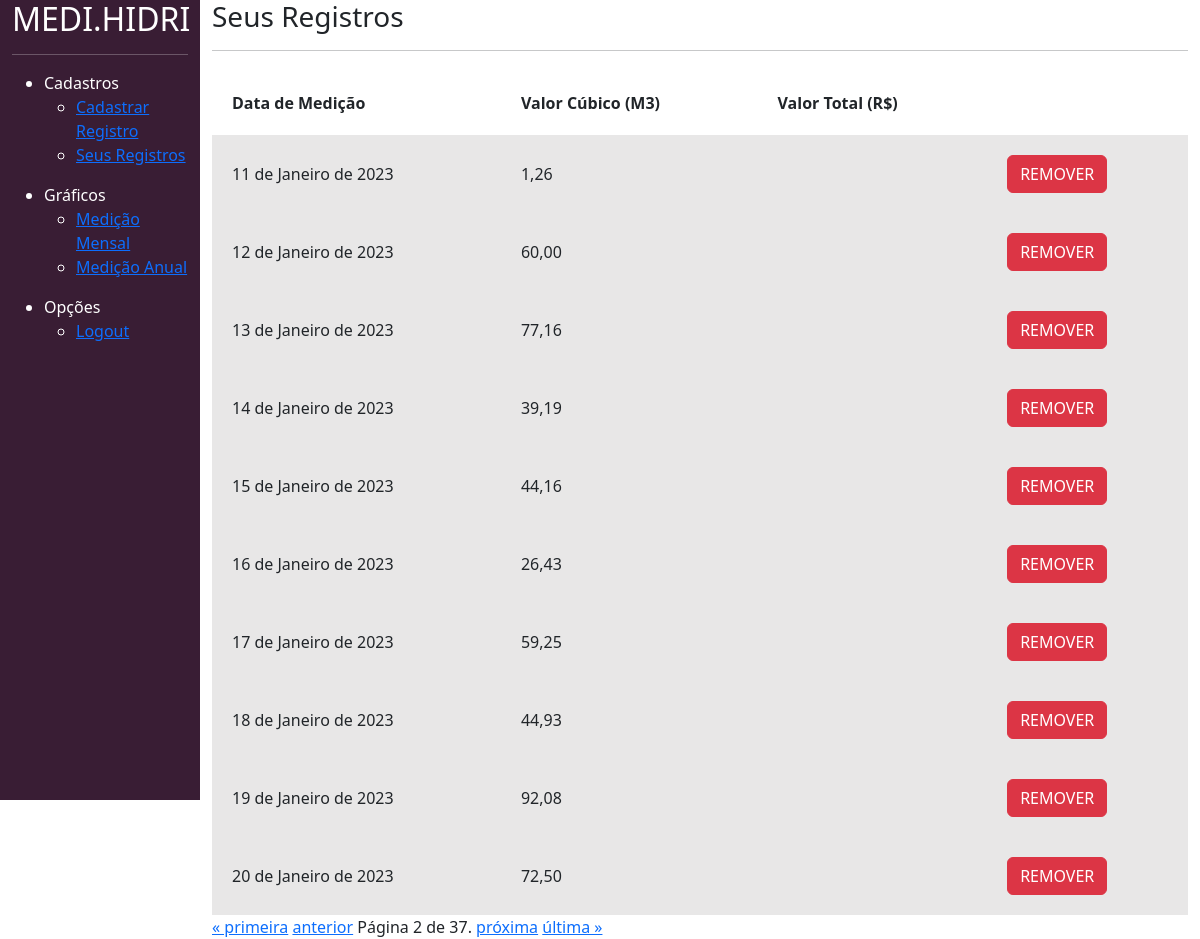
The app's page /divulgar/seus_registros/?page=2 (signed in) with its own data.
### divulgar/models.py (models this page shows)
class Medicao(models.Model):
    usuario = models.ForeignKey(User, on_delete=models.DO_NOTHING)
    dt      = models.DateField(default=datetime.now)
    m3      = models.FloatField()
    total   = models.FloatField()

### divulgar/views.py (the view)
# urls.py: path('seus_registros/', views.seus_registros, name="seus_registros"),
@login_required
def seus_registros(request):
    if request.method == "GET":
        medicao = Medicao.objects.filter(usuario=request.user).order_by('dt')
        paginator = Paginator(medicao, 10)  # 10 itens por página
        page_number = request.GET.get('page')
        page = paginator.get_page(page_number)
        brazilian_locale = babel.Locale('pt_BR')
        for m in page:
            m.m3_formatado = "{:.2f}".format(decimal.Decimal(m.m3)).replace('.', ',')
            m.total_formatado = numbers.format_currency(m.total, 'BRL', locale=brazilian_locale)
        return render(request, 'seus_registros.html', {'medicao': page})

### divulgar/templates/seus_registros.html (shortened to what this page needs)
{% load static %}
<!doctype html>
<html lang="pt-BR">
<head>
    <link href="https://cdn.jsdelivr.net/npm/bootstrap@5.3.0-alpha1/dist/css/bootstrap.min.css" rel="stylesheet">
    <link href="{% static 'usuarios/css/cadastro.css' %}" rel="stylesheet">
    <link href="{% static 'divulgar/css/seus_registros.css' %}" rel="stylesheet">
</head>
<body>
<div class="container-fluid">
    <div class="row">
        <div class="col-md-2 bg-side sidebar">
            <h2>MEDI.HIDRI</h2>
            <hr>
            <ul>
                <li>Cadastros</li>
                <ul>
                    <li><a href="{% url 'novo_registro' %}" rel="stylesheet"> Cadastrar Registro </a></li>
                </ul>
                <ul>
                    <li><a href="{% url 'seus_registros' %}" rel="stylesheet"> Seus Registros </a></li>
                </ul>
            </ul>
            <ul>
                <li>Gráficos</li>
                <ul>
                    <li><a href="{% url 'dashboard' %}" rel="stylesheet"> Medição Mensal </a></li>
                </ul>
                <ul>
                    <li><a href="{% url 'dashboard_totalizado' %}" rel="stylesheet"> Medição Anual </a></li>
                </ul>
            </ul>
            <ul>
                <li>Opções</li>
                <ul>
                    <li><a href="{% url 'sair' %}" rel="stylesheet"> Logout </a></li>
                </ul>
            </ul>
        </div>
        <div class="col-md">
            <div class="wrapper">
                <div class="box width80">
                    <h3 class="font-vinho">Seus Registros</h3>
                    <hr>
                    <table class="tabela" cellpadding="20">
                        <tr>
                            <th>Data de Medição</th>
                            <th>Valor Cúbico (M3)</th>
                            <th>Valor Total (R$)</th>
                        </tr>
                        {% for medicao in medicao %}
                            <tr class="tabela-linha">
                                <td>{{ medicao.dt }}</td>
                                <td>{{ medicao.m3_formatado }}</td>
                                <td>{{ medicao.total_formatado }}</td>
                                <td>
                                    <a href="{% url 'remover_registro' medicao.id %}" class="btn btn-danger">REMOVER</a>
                                </td>
                            </tr>
                        {% endfor %}
                    </table>
                </div>
            </div>
            <div class="pagination">
            <span class="step-links">
                {% if medicao.has_previous %}
                    <a href="?page=1">&laquo; primeira</a>
                    <a href="?page={{ medicao.previous_page_number }}">anterior</a>
                {% endif %}
                <span class="current">
                    Página {{ medicao.number }} de {{ medicao.paginator.num_pages }}.
                </span>
                {% if medicao.has_next %}
                    <a href="?page={{ medicao.next_page_number }}">próxima</a>
                    <a href="?page={{ medicao.paginator.num_pages }}">última &raquo;</a>
                {% endif %}
            </span>
        </div>
        </div>
    </div>
</div>
</body>
</html>

### templates/static/usuarios/css/cadastro.css (style rules this page uses)
.bg-side { background-color: #391D34; color: white; height: 100vh; }

### templates/static/divulgar/css/seus_registros.css (style rules this page uses)
.tabela { width: 100%; margin-top: 20px; }
.tabela-linha { background-color: #e8e7e7; }

### records on screen
Medicao: dt "11 de Janeiro de 2023", m3_formatado "1,26"
Medicao: dt "12 de Janeiro de 2023", m3_formatado "60,00"
Medicao: dt "13 de Janeiro de 2023", m3_formatado "77,16"
Medicao: dt "14 de Janeiro de 2023", m3_formatado "39,19"
Medicao: dt "15 de Janeiro de 2023", m3_formatado "44,16"
Medicao: dt "16 de Janeiro de 2023", m3_formatado "26,43"
Medicao: dt "17 de Janeiro de 2023", m3_formatado "59,25"
Medicao: dt "18 de Janeiro de 2023", m3_formatado "44,93"
Medicao: dt "19 de Janeiro de 2023", m3_formatado "92,08"
Medicao: dt "20 de Janeiro de 2023", m3_formatado "72,50"

### other values on screen
{{ medicao.number }} "2"
{{ medicao.paginator.num_pages }} "37"
